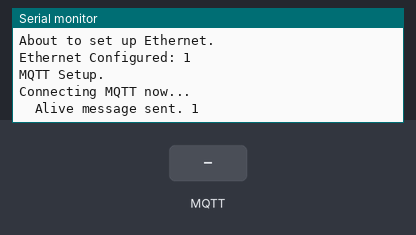
Bench run of a sketch on a simulated Arduino Uno, built with avr-gcc and run on an emulated ATmega328P. Parts: the last lines printed to the serial monitor. The test bench sets the inputs (shaded band). WiFi joins after 1.5 s; servers stay silent unless stated; no MQTT or app messages arrive unless stated.

Above: at 2.7 s.
2.8 s: MQTT message "1" arrives on the first subscribed topic
At 3.2 s:
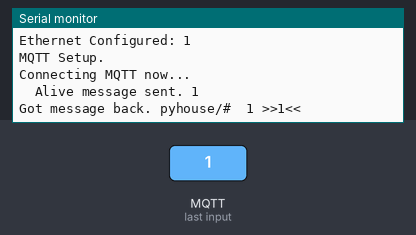
4.3 s: MQTT message "on" arrives on the first subscribed topic
At 5.5 s:
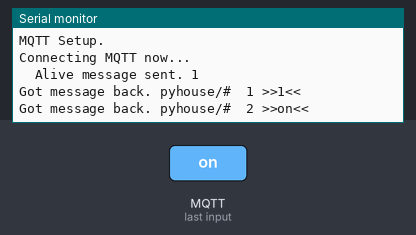
5.8 s: MQTT message "off" arrives on the first subscribed topic
At 6.7 s:
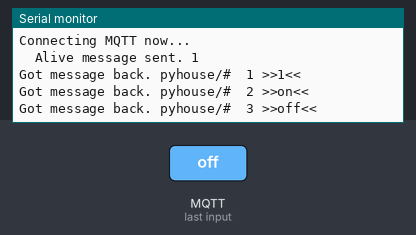

The sketch:

Mqtt_01.ino
```cpp
/*
 * Home_Base project 01
 *
 * Arduino Uno
 *
 *This is a base line project
 */
#include<stdlib.h>
#include <SoftwareSerial.h>    // C:\Users\briank\AppData\Roaming\Arduino15\packages\arduino\hardware\avr\1.6.2\libraries\SoftwareSerial
SoftwareSerial monitor(0, 1);  // RX, TX

// Include various modules here

// Module - Ethernet
#include <SPI.h>    // C:\Users\briank\AppData\Roaming\Arduino15\packages\arduino\hardware\avr\1.6.2\libraries\SPI
#include <Ethernet.h>    // C:\Program Files (x86)\Arduino\libraries\Ethernet

// Network Settings
byte MAC_ADDRESS[] = {  0xFE, 0xED, 0xDE, 0xAD, 0xBE, 0xEF };

EthernetClient ethClient;

void ethernet_setup() {
    Serial.println("About to set up Ethernet.");
    int l_ret = Ethernet.begin(MAC_ADDRESS);
    if (l_ret == 0) {
      Serial.println("Failed to configure Ethernet using DHCP");
      return;
    } else {
        Serial.print("Ethernet Configured: ");
        Serial.println(l_ret);
    }
}


// Module - MQTT
#include <PubSubClient.h>    // C:\Users\briank\Downloads\Projects\libraries\PubSubClient (legacy)

// Variables
unsigned long time;
char message_buffer[100];
int QOS1 = 1;

// IP address of MQTT server
byte MQTT_SERVER_IP[] = { 192, 168, 1, 72 };
char* tempC = "78.9";

// Create the client.
PubSubClient client(MQTT_SERVER_IP, 1883, mqtt_callback, ethClient);

void mqtt_setup() {
    Serial.println("MQTT Setup.");
}

void connect_subscribe() {
    char* client_id = "Node-Arduino_001";
    Serial.println("Connecting MQTT now...");
    // client.connect("clientID", "mqtt_username", "mqtt_password");
    client.connect(client_id);
    client.subscribe("pyhouse/#");
    int l_ret = client.publish("pyhouse/arduino/alive", "I'm alive!");
    Serial.print("  Alive message sent. ");
    Serial.println(l_ret);
}

void debug_print_message() {
}

void mqtt_loop() {
    if (!client.connected()) {
        connect_subscribe();
    }
    // Publish sensor reading every X milliseconds
    if (millis() > (time + 10*1000)) {
        Serial.println("Sending Mqtt message.");
        time = millis();
        client.publish("pyhouse/arduino/temperature", tempC);
    }
    // MQTT client loop processing
    client.loop();
}

// Handles messages arrived on subscribed topic(s)
void mqtt_callback(char* p_topic, byte* p_payload, unsigned int p_length) {
    Serial.print("Got message back. ");
    Serial.print(p_topic);
    Serial.print("  ");
    Serial.print(p_length);
    Serial.print(" >>");
    Serial.write(p_payload, p_length);    // print a byte array
    Serial.println("<<");
}


// Standard setup and loop
void setup() {
    monitor.begin(9600);
    Serial.begin(9600);
    Serial.println("Home_Base_01 - Framework");
    Serial.println();
    // Include vaarious module setups here.
    ethernet_setup();
    mqtt_setup();
}
void loop() {
    // Include various module loops here.
    mqtt_loop();
}
// ### END DBK
```

Measured:
- after the input at 2.8 s, the serial monitor: prints a new line at once (image 1)
- after the input at 4.3 s, the serial monitor: prints a new line at once (image 2)
- after the input at 5.8 s, the serial monitor: prints a new line at once (image 3)
